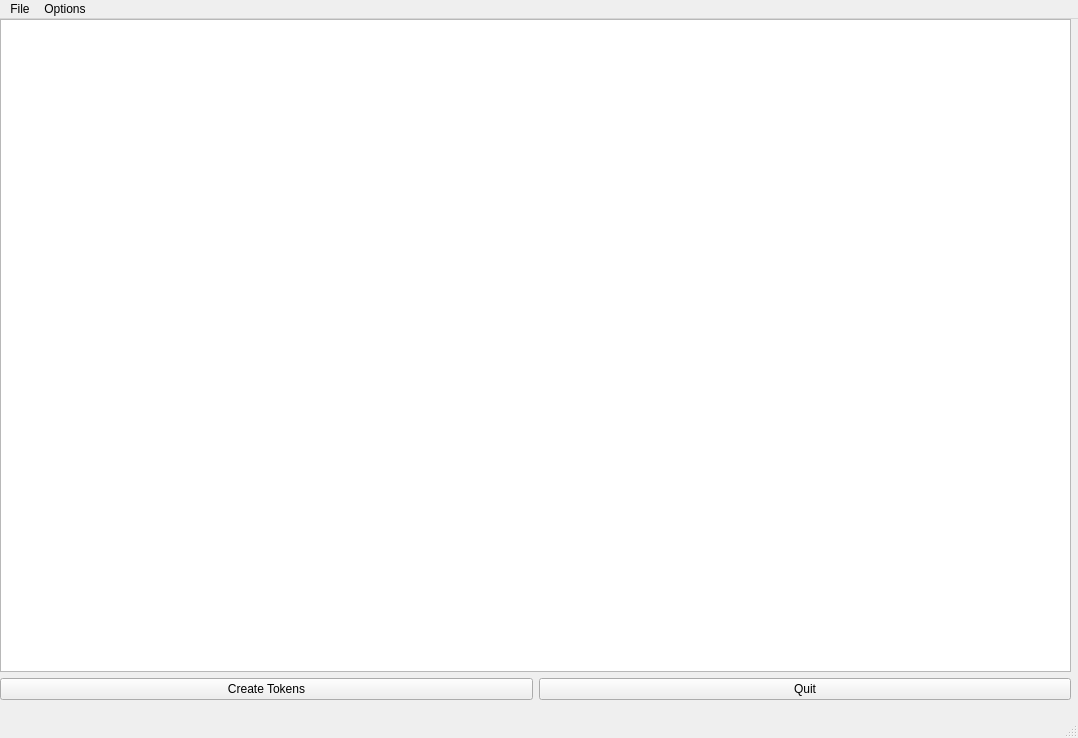
<?xml version="1.0" encoding="UTF-8"?>
<ui version="4.0">
 <class>MainWindow</class>
 <widget class="QMainWindow" name="MainWindow">
  <property name="geometry">
   <rect>
    <x>0</x>
    <y>0</y>
    <width>1078</width>
    <height>738</height>
   </rect>
  </property>
  <property name="windowTitle">
   <string>MainWindow</string>
  </property>
  <widget class="QWidget" name="centralwidget">
   <widget class="QWidget" name="layoutWidget">
    <property name="geometry">
     <rect>
      <x>0</x>
      <y>0</y>
      <width>1071</width>
      <height>681</height>
     </rect>
    </property>
    <layout class="QVBoxLayout" name="verticalLayout" stretch="1,0">
     <property name="sizeConstraint">
      <enum>QLayout::SetDefaultConstraint</enum>
     </property>
     <item>
      <widget class="QTableView" name="tableView">
       <property name="sizePolicy">
        <sizepolicy hsizetype="Expanding" vsizetype="Expanding">
         <horstretch>0</horstretch>
         <verstretch>0</verstretch>
        </sizepolicy>
       </property>
      </widget>
     </item>
     <item>
      <layout class="QHBoxLayout" name="horizontalLayout">
       <item>
        <widget class="QPushButton" name="createButton">
         <property name="text">
          <string>Create Tokens</string>
         </property>
        </widget>
       </item>
       <item>
        <widget class="QPushButton" name="quitButton">
         <property name="text">
          <string>Quit</string>
         </property>
        </widget>
       </item>
      </layout>
     </item>
    </layout>
   </widget>
  </widget>
  <widget class="QMenuBar" name="menubar">
   <property name="geometry">
    <rect>
     <x>0</x>
     <y>0</y>
     <width>1078</width>
     <height>25</height>
    </rect>
   </property>
   <widget class="QMenu" name="menuConfig">
    <property name="title">
     <string>File</string>
    </property>
    <addaction name="actionLoadf_Config"/>
    <addaction name="actionSave_Config"/>
   </widget>
   <widget class="QMenu" name="menuOptions">
    <property name="title">
     <string>Options</string>
    </property>
    <addaction name="actionProperties"/>
    <addaction name="actionOutput"/>
    <addaction name="actionColors"/>
    <addaction name="actionIndexing"/>
    <addaction name="actionDirectories"/>
   </widget>
   <addaction name="menuConfig"/>
   <addaction name="menuOptions"/>
  </widget>
  <widget class="QStatusBar" name="statusbar"/>
  <action name="actionProperties">
   <property name="text">
    <string>Token Properties</string>
   </property>
  </action>
  <action name="actionOutput">
   <property name="text">
    <string>Token Output</string>
   </property>
  </action>
  <action name="actionColors">
   <property name="text">
    <string>Macro Colors</string>
   </property>
  </action>
  <action name="actionIndexing">
   <property name="text">
    <string>Indexing</string>
   </property>
  </action>
  <action name="actionLoadf_Config">
   <property name="text">
    <string>Load Config</string>
   </property>
  </action>
  <action name="actionSave_Config">
   <property name="text">
    <string>Save Config As...</string>
   </property>
  </action>
  <action name="actionHl2mt_Help">
   <property name="text">
    <string>hl2mt Help</string>
   </property>
  </action>
  <action name="actionAbout">
   <property name="text">
    <string>About</string>
   </property>
  </action>
  <action name="actionDirectories">
   <property name="text">
    <string>Directories</string>
   </property>
  </action>
 </widget>
 <resources/>
 <connections>
  <connection>
   <sender>quitButton</sender>
   <signal>clicked()</signal>
   <receiver>MainWindow</receiver>
   <slot>close()</slot>
   <hints>
    <hint type="sourcelabel">
     <x>803</x>
     <y>690</y>
    </hint>
    <hint type="destinationlabel">
     <x>538</x>
     <y>368</y>
    </hint>
   </hints>
  </connection>
 </connections>
</ui>
